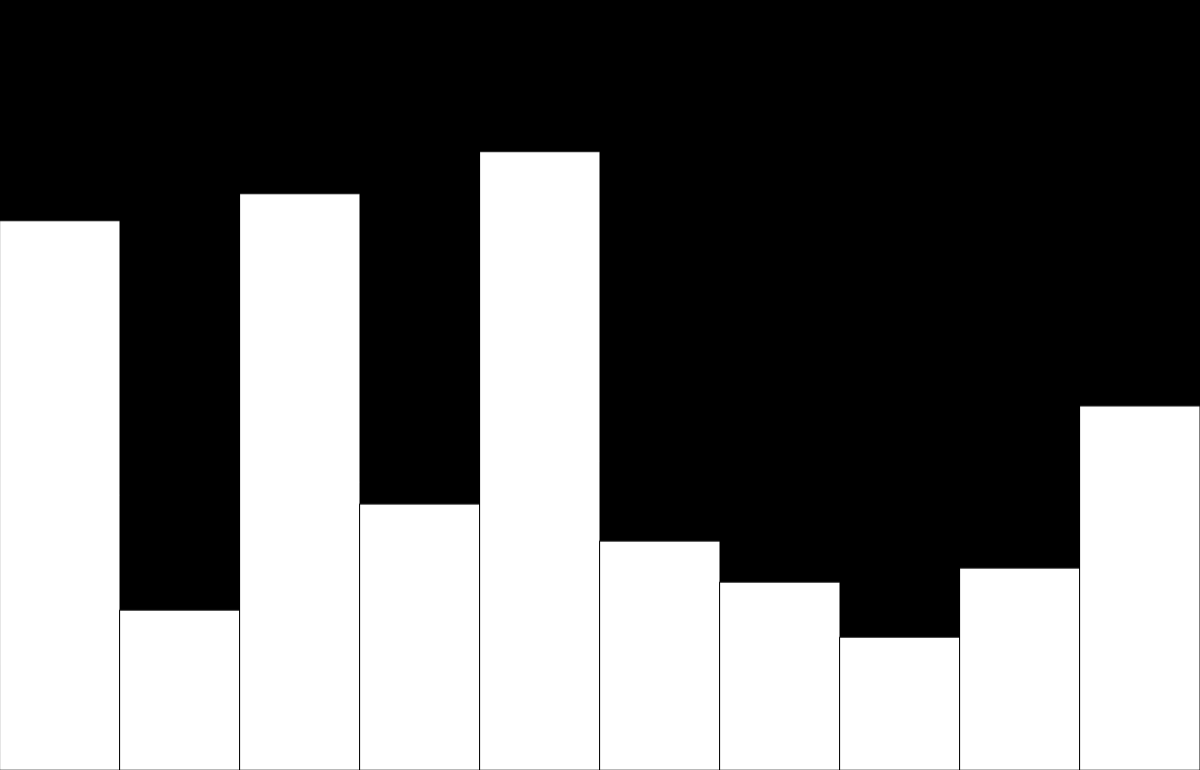
Frame 1 (no input)
Frame 60 (no input): identical to frame 1, image omitted
Frame 120 (the mouse pressed at the canvas centre since frame 60): identical to frame 1, image omitted

The p5.js sketch that drew this single still picture (run headless with seeded random() and noise() and a simulated clock; from frame 60 on, the mouse is pressed at the canvas centre):

// p5.js sketch
// ── sketch.js
let data=[];
let states=[];
let w;
let btn;
let h;
let turn=0;
let radio;
let war;
function setup() {
  let cnv=createCanvas(windowWidth,windowHeight/1.3);
  cnv.position(0,windowHeight/2-height/2)
  rectMode(CENTER);
  slider=createSlider(2,150,10);
  slider.changed(reset);
  war=createElement("h4","*Allow sorting to complete before altering anything*");
  war.style("color",'red');
  war.style("position",'absolute');
  radio=createRadio();
  radio.changed(change);
  let r1=radio.option("Bubble Sort",1);
  let r2=radio.option("Merge Sort",2);
  let r3=radio.option("Quick Sort",3);
  radio.style("color","green");
  h=createElement("h1","Sorting Visualization");
  h.style("text-align","center");
  h.style("color","white");
  radio.position(windowWidth/2-130,windowHeight-35);

  slider.position(windowWidth/2-60,windowHeight-65)
  for(let i=0;i<slider.value();i++)
  {
    data.push(floor(random(1,height)));
    states[i]=0;
  }
  w=width/data.length;
  
}
function change()
{    data=[];
   for(let i=0;i<slider.value();i++)
  {
    data.push(floor(random(1,height)));
    states[i]=0;
  }
    if(radio.value()==1)
    {
       bubbleSort(); 
    }
 else if(radio.value()==3)
 {
   qs(data,0,data.length-1)
 }
 else if(radio.value()==2)
 {
   mergeSort(0,data.length-1);
 }
 turn=(turn+1)%3;
}
function draw() {
  background(0);
  for(let i=0;i<data.length;i++)
  {
    if(!states[i])
      fill(255);
    else if(states[i]==1)
      fill(255,0,0);
    else if(states[i]==2)
      fill(216, 247, 84);
    rect(w/2+i*w,height-data[i]/2,w,data[i]);
  }
}
function sleep(ms)
{
  return new Promise(resolve=>setTimeout(resolve,ms));
}
function reset()
{
  noLoop();
  data=[];
  for(let i=0;i<slider.value();i++)
  {
    data.push(floor(random(1,height)));
    states[i]=0;
  }
  print(data.length);
    w=width/data.length;
  loop();
}
// ── bubbleSort.js
async function bubbleSort()
{
  for(let i=0;i<data.length;i++)
  {
    for(let j=1;j<data.length-i;j++)
    {
      if(data[j-1]>data[j])
      {
        states[j]=1;
      states[j-1]=1;
        await swap(data,j,j-1);
                states[j]=0;
      states[j-1]=0;
      }
    }
          states[data.length-1-i]=2;
  }
}
// ── mergeSort.js
async function merge(l,m,r)
{ 
  await sleep(50);
  let l1=m-l+1;
  let l2=r-m;
  let L=[];
  let R=[];
  for(let i=0;i<l1;i++)
  {
    L[i]=data[l+i];
  }
  for(let i=0;i<l2;i++)
    R[i]=data[m+1+i];
  let i=0,j=0,k=l;
  while(i<l1 && j<l2)
  {
    if(L[i]<=R[j])
    {
      data[k]=L[i]
      i++;
    }
    else
    {
      data[k]=R[j];
      j++;
    }
    k++;
  }
  while(i<l1)
  {
    data[k]=L[i];
    i++;
    k++;
  }
  while(j<l2)
  {
    data[k]=R[j];
    j++;
    k++;
  }
}
async function mergeSort(l,r)
{
  if(l<r)
  {
    let m=floor((l+r)/2);
       await mergeSort(l,m);
       await mergeSort(m+1,r);
       await merge(l,m,r);
    for(let i=l;i<=r;i++)
      states[i]=2;
  }
}



// ── quickSort.js
 async function part(arr,l,r)
{ 
  let pivot =arr[r];
  let pi=l;
  for(let i=l;i<r;i++)
  {
    if(arr[i]<pivot)
    {
      await swap(arr,i,pi);
      
      pi++;
    }
  }
  states[pi]=1;
   await swap(arr,pi,r);
  states[pi]=0;
  return pi;
}
async function swap(q,a,b)
{
  await sleep(50);
  let temp=q[a];
  q[a]=q[b];
  q[b]=temp;
}
async function qs(arr,l,r)
{
  if(l<r)
  {
       let p=await part(arr,l,r);
  await Promise.all([
    qs(arr, l, p - 1),
    qs(arr, p + 1, r)
  ]);
    for(let i=l;i<=r;i++)
      states[i]=2;
  }
}
// ── style.css
html, body {
  margin: 0;
  padding: 0;
  margin-top:0;
  background-color: black;

}
canvas {
 
}
